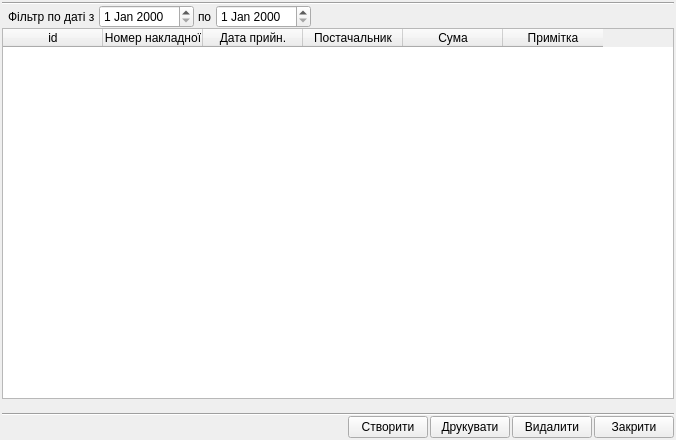
<?xml version="1.0" encoding="UTF-8"?>
<ui version="4.0">
 <class>UForm_VhidniNakladni</class>
 <widget class="QWidget" name="UForm_VhidniNakladni">
  <property name="geometry">
   <rect>
    <x>0</x>
    <y>0</y>
    <width>676</width>
    <height>440</height>
   </rect>
  </property>
  <property name="windowTitle">
   <string>Вхідна накладна</string>
  </property>
  <layout class="QVBoxLayout" name="verticalLayout">
   <property name="spacing">
    <number>2</number>
   </property>
   <property name="margin">
    <number>2</number>
   </property>
   <item>
    <layout class="QVBoxLayout">
     <property name="spacing">
      <number>0</number>
     </property>
     <item>
      <widget class="Line" name="line_5">
       <property name="orientation">
        <enum>Qt::Horizontal</enum>
       </property>
      </widget>
     </item>
     <item>
      <layout class="QHBoxLayout" name="_2">
       <property name="spacing">
        <number>4</number>
       </property>
       <property name="leftMargin">
        <number>6</number>
       </property>
       <item>
        <widget class="QLabel" name="label_vhidni_nakladni_date_filtr">
         <property name="text">
          <string>Фільтр по даті з</string>
         </property>
        </widget>
       </item>
       <item>
        <widget class="QDateEdit" name="dateEdit_vhidni_nakladni_filtr_from_date"/>
       </item>
       <item>
        <widget class="QLabel" name="label_vhidni_nakladni_po_text">
         <property name="text">
          <string>по</string>
         </property>
        </widget>
       </item>
       <item>
        <widget class="QDateEdit" name="dateEdit_vhidni_nakladni_filtr_to_date"/>
       </item>
       <item>
        <spacer>
         <property name="orientation">
          <enum>Qt::Horizontal</enum>
         </property>
         <property name="sizeHint" stdset="0">
          <size>
           <width>40</width>
           <height>20</height>
          </size>
         </property>
        </spacer>
       </item>
      </layout>
     </item>
     <item>
      <widget class="QTableWidget" name="tableWidget_vhidni_nakladni">
       <property name="sizePolicy">
        <sizepolicy hsizetype="Expanding" vsizetype="Expanding">
         <horstretch>0</horstretch>
         <verstretch>0</verstretch>
        </sizepolicy>
       </property>
       <property name="editTriggers">
        <set>QAbstractItemView::NoEditTriggers</set>
       </property>
       <property name="alternatingRowColors">
        <bool>true</bool>
       </property>
       <property name="selectionMode">
        <enum>QAbstractItemView::SingleSelection</enum>
       </property>
       <property name="selectionBehavior">
        <enum>QAbstractItemView::SelectRows</enum>
       </property>
       <column>
        <property name="text">
         <string>id</string>
        </property>
       </column>
       <column>
        <property name="text">
         <string>Номер накладної</string>
        </property>
       </column>
       <column>
        <property name="text">
         <string>Дата прийн.</string>
        </property>
       </column>
       <column>
        <property name="text">
         <string>Постачальник</string>
        </property>
       </column>
       <column>
        <property name="text">
         <string>Сума</string>
        </property>
       </column>
       <column>
        <property name="text">
         <string>Примітка</string>
        </property>
       </column>
      </widget>
     </item>
     <item>
      <widget class="QLabel" name="label_VhidniNucludniSum">
       <property name="text">
        <string/>
       </property>
      </widget>
     </item>
     <item>
      <widget class="Line" name="line_2">
       <property name="orientation">
        <enum>Qt::Horizontal</enum>
       </property>
      </widget>
     </item>
     <item>
      <layout class="QHBoxLayout" name="_3">
       <property name="spacing">
        <number>2</number>
       </property>
       <item>
        <spacer>
         <property name="orientation">
          <enum>Qt::Horizontal</enum>
         </property>
         <property name="sizeHint" stdset="0">
          <size>
           <width>40</width>
           <height>20</height>
          </size>
         </property>
        </spacer>
       </item>
       <item>
        <widget class="QPushButton" name="pushButton_vhidna_nakladna_stvoryty">
         <property name="text">
          <string>Створити</string>
         </property>
         <property name="icon">
          <iconset resource="../images/images_sklad.qrc">
           <normaloff>:/pictures/greplus.png</normaloff>:/pictures/greplus.png</iconset>
         </property>
        </widget>
       </item>
       <item>
        <widget class="QPushButton" name="pushButton_vhidna_nakladna_drukuvaty">
         <property name="text">
          <string>Друкувати</string>
         </property>
         <property name="icon">
          <iconset resource="../images/images_sklad.qrc">
           <normaloff>:/pictures/printer.png</normaloff>:/pictures/printer.png</iconset>
         </property>
        </widget>
       </item>
       <item>
        <widget class="QPushButton" name="pushButton_vhidna_nakladna_vydalyty">
         <property name="text">
          <string>Видалити</string>
         </property>
         <property name="icon">
          <iconset resource="../images/images_sklad.qrc">
           <normaloff>:/pictures/redminus.png</normaloff>:/pictures/redminus.png</iconset>
         </property>
        </widget>
       </item>
       <item>
        <widget class="QPushButton" name="pushButton_closeProgram">
         <property name="text">
          <string>Закрити</string>
         </property>
         <property name="icon">
          <iconset resource="../images/images_sklad.qrc">
           <normaloff>:/pictures/button_cancel.png</normaloff>:/pictures/button_cancel.png</iconset>
         </property>
        </widget>
       </item>
      </layout>
     </item>
    </layout>
   </item>
  </layout>
  <action name="action_openNakladna">
   <property name="icon">
    <iconset resource="../images/images_sklad.qrc">
     <normaloff>:/pictures/compose.png</normaloff>:/pictures/compose.png</iconset>
   </property>
   <property name="text">
    <string>Проглянути накладну</string>
   </property>
   <property name="toolTip">
    <string>Проглянути накладну</string>
   </property>
  </action>
  <action name="action_createNakladna">
   <property name="icon">
    <iconset resource="../images/images_sklad.qrc">
     <normaloff>:/pictures/page.png</normaloff>:/pictures/page.png</iconset>
   </property>
   <property name="text">
    <string>Створити накладну</string>
   </property>
   <property name="toolTip">
    <string>Створити нову накладну</string>
   </property>
  </action>
  <action name="action_deleteNakladna">
   <property name="icon">
    <iconset resource="../images/images_sklad.qrc">
     <normaloff>:/pictures/delete.png</normaloff>:/pictures/delete.png</iconset>
   </property>
   <property name="text">
    <string>Видалення позначених накладних</string>
   </property>
   <property name="toolTip">
    <string>Видалення позначених накладних</string>
   </property>
  </action>
  <action name="action_printNakladna">
   <property name="icon">
    <iconset resource="../images/images_sklad.qrc">
     <normaloff>:/pictures/print.png</normaloff>:/pictures/print.png</iconset>
   </property>
   <property name="text">
    <string>Друк накладної</string>
   </property>
   <property name="toolTip">
    <string>Друк вхідної накладної</string>
   </property>
  </action>
 </widget>
 <resources>
  <include location="../images/images_sklad.qrc"/>
 </resources>
 <connections/>
</ui>
